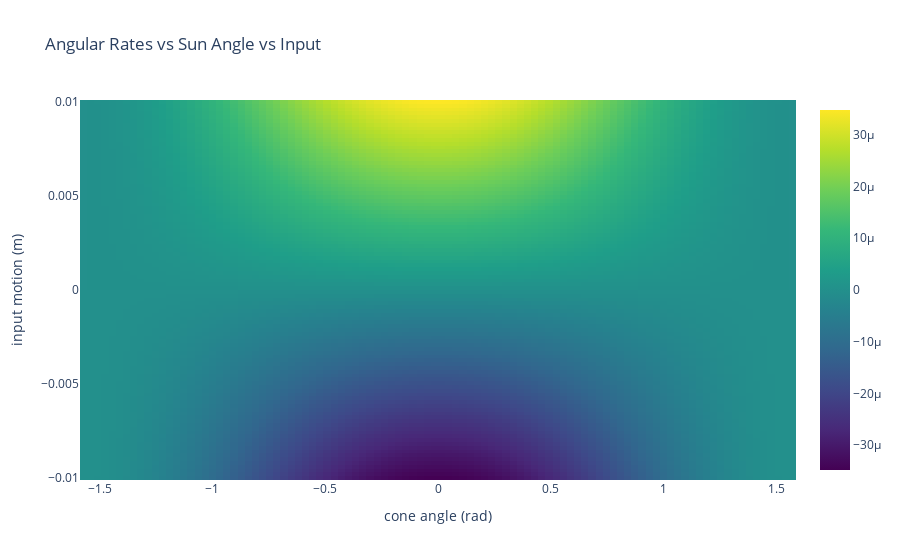

Here is the notebook cell this chart was saved with:
### Code cell
# Set sun, earth position
sun_mass = 1.98892 * 10**30
earth_mass = 5.9742 * 10**24
sun_to_earth = 1 # AU, check to make sure gravity is in AU

# Functions for computing gravity vectors
Gsc = 1.361 # kW/m2
A = 1 # m**2     # sail area
C_SRP    = 2.00 # SRP coefficent, C_SRP = 1 for perfectly absorbing, C_SRP = 2 for perfectly reflective  solar sail
# FN= 2GsccAcos2(α)≈(9μN/m2) cos2(α)

dim = 2 # 2 or 3d sim, starting with 2

# The gravitational constant G
G = 6.67428e-11

# Assumed scale: 100 pixels = 1AU.
AU = (149.6e6 * 1000)     # 149.6 million km, in meters.
SCALE = 250 / AU

# constants for inertial properties and torques
global r_ss, rp_ss, A_ss, Ap_ss, hp_ss, lp_ss, P_ss
r_ss = 0.56 #m, 
rp_ss = 0.565 #m
A_ss = 1 #m**2, 
Ap_ss = 0.02 #m**2
hp_ss = 10E-2 #m  
lp_ss = 20E-2 #m.
m_mp = 0.001 # kg (1gram)
m_ss = 0.0016 # kg (1.6grams)
mp_ss = 0.000032 # kg (32mg) 
P_ss = 9E-6 # uPa. (estimate)

# equations for roll flag control
# thetap_r = 2*math.asin(dyp_r/2/lp_ss)
# alphap_r = alpha - thetap_r

# Fp_s = f(alpha_roll, theta) = P_ss*Ap_ss*cos(alphap_r)**3
def Fp_s(alpha_r):
    return P_ss*Ap_ss*(math.cos(alpha_r)**2)

# F_s = f(alpha)  = P_ss*A_ss* cos(alpha)**3
def F_s(alpha_r):
    return P_ss*A_ss*(math.cos(alpha_r)**2)

# dx,dz in 0-10mm
#def T_yy(angle):
    # T_yy = Fp_s * rp_ss * math.sin(thetap_r) # = I_yy*theta_dot_dot

def T_zz(angle, dx):
    # T_zz = F_s*dx #  I_zz*alpha_dot_dot
    return F_s(angle)*dx

def T_xx(angle, dz):
    # T_xx = F_s*dz #  I_xx*alpha_dot_dot
    return F_s(angle)*dz

def inertials(dx,dy,dz,m_mp = 0.001, m_ss = 0.0016):
    ratio = m_mp/(m_ss+m_mp)
    x_ss = dx*ratio
    x_mp = dx*(1-ratio)
#     y_ss = dy*ratio
    y_tot = 2 #.05 # 2
    y_ss = y_tot*ratio
#     y_mp = dy*(1-ratio)
    y_mp = y_tot*(1-ratio)
    z_ss = dz*ratio
    z_mp = dz*(1-ratio)

    I_yy = 1 / 2 * m_ss * r_ss **2+ m_ss * (x_ss **2+ z_ss **2)+mp_ss * rp_ss **2+1 / 12 * mp_ss * hp_ss **2 + m_mp * (x_mp **2+z_mp**2)
    I_zz = 1 / 4 * m_ss * r_ss **2+m_ss * (x_ss **2+ y_ss **2)+m_mp * (x_mp**2+y_mp **2)
    I_xx = 1 / 4 * m_ss * r_ss **2+m_ss * (z_ss **2+ y_ss **2)+m_mp * (z_mp**2+y_mp **2)
    return I_xx, I_yy, I_zz

f = F_s(0)
n = 100
alpha = np.linspace(-np.pi/2,np.pi/2,n)
dx = np.linspace(-0.01,0.01,n)
dz = np.linspace(-0.01,0.01,n)
xx,zz = np.meshgrid(dx,dz)
rates = np.zeros((n,n,3))
for i, x in enumerate(dx):
    for j, a in enumerate(alpha):
        f = F_s(a)
        z = 0
        ix, iy, iz = inertials(x,0,z)
        tx = f *x #z
        ty = 0
        tz = f* z #x
        ox = tx/ix
        oy = 0
        oz = tz/iz
        rates[i,j,0] = ox
        rates[i,j,2] = oz 

        
import plotly.graph_objects as go

fig = go.Figure(data=go.Heatmap(
        z=rates[:,:,0],
        x=alpha,
        y=dx,
        colorscale='Viridis')
                )

fig.update_layout(
    title='Angular Rates vs Sun Angle vs Input',
    xaxis_title='cone angle (rad)',
    yaxis_title='input motion (m)')

fig.show()

### Figure 1 — Plotly figure (JSON) as saved in the notebook; plotly's stock layout.template omitted (floating-point values rounded to 4 significant figures; data arrays with more than 128 entries replaced by an {"elided": "..."} marker saying what was removed)
{"data": [{"colorscale": [[0, "#440154"], [0.1111, "#482878"], [0.2222, "#3e4989"], [0.3333, "#31688e"], [0.4444, "#26828e"], [0.5556, "#1f9e89"], [0.6667, "#35b779"], [0.7778, "#6ece58"], [0.8889, "#b5de2b"], [1, "#fde725"]], "type": "heatmap", "x": [-1.571, -1.539, -1.507, -1.476, -1.444, -1.412, -1.38, -1.349, -1.317, -1.285, -1.253, -1.222, -1.19, -1.158, -1.127, -1.095, -1.063, -1.031, -0.9996, -0.9679, -0.9361, -0.9044, -0.8727, -0.8409, -0.8092, -0.7775, -0.7457, -0.714, -0.6823, -0.6505, -0.6188, -0.5871, -0.5553, -0.5236, -0.4919, -0.4601, -0.4284, -0.3967, -0.3649, -0.3332, -0.3015, -0.2697, -0.238, -0.2063, -0.1745, -0.1428, -0.1111, -0.07933, -0.0476, -0.01587, 0.01587, 0.0476, 0.07933, 0.1111, 0.1428, 0.1745, 0.2063, 0.238, 0.2697, 0.3015, 0.3332, 0.3649, 0.3967, 0.4284, 0.4601, 0.4919, 0.5236, 0.5553, 0.5871, 0.6188, 0.6505, 0.6823, 0.714, 0.7457, 0.7775, 0.8092, 0.8409, 0.8727, 0.9044, 0.9361, 0.9679, 0.9996, 1.031, 1.063, 1.095, 1.127, 1.158, 1.19, 1.222, 1.253, 1.285, 1.317, 1.349, 1.38, 1.412, 1.444, 1.476, 1.507, 1.539, 1.571], "y": [-0.01, -0.009798, -0.009596, -0.009394, -0.009192, -0.00899, -0.008788, -0.008586, -0.008384, -0.008182, -0.00798, -0.007778, -0.007576, -0.007374, -0.007172, -0.00697, -0.006768, -0.006566, -0.006364, -0.006162, -0.00596, -0.005758, -0.005556, -0.005354, -0.005152, -0.004949, -0.004747, -0.004545, -0.004343, -0.004141, -0.003939, -0.003737, -0.003535, -0.003333, -0.003131, -0.002929, -0.002727, -0.002525, -0.002323, -0.002121, -0.001919, -0.001717, -0.001515, -0.001313, -0.001111, -0.0009091, -0.0007071, -0.0005051, -0.000303, -0.000101, 0.000101, 0.000303, 0.0005051, 0.0007071, 0.0009091, 0.001111, 0.001313, 0.001515, 0.001717, 0.001919, 0.002121, 0.002323, 0.002525, 0.002727, 0.002929, 0.003131, 0.003333, 0.003535, 0.003737, 0.003939, 0.004141, 0.004343, 0.004545, 0.004747, 0.004949, 0.005152, 0.005354, 0.005556, 0.005758, 0.00596, 0.006162, 0.006364, 0.006566, 0.006768, 0.00697, 0.007172, 0.007374, 0.007576, 0.007778, 0.00798, 0.008182, 0.008384, 0.008586, 0.008788, 0.00899, 0.009192, 0.009394, 0.009596, 0.009798, 0.01], "z": {"elided": "100x100 float values"}}], "layout": {"title": {"text": "Angular Rates vs Sun Angle vs Input"}, "xaxis": {"title": {"text": "cone angle (rad)"}}, "yaxis": {"title": {"text": "input motion (m)"}}}}
